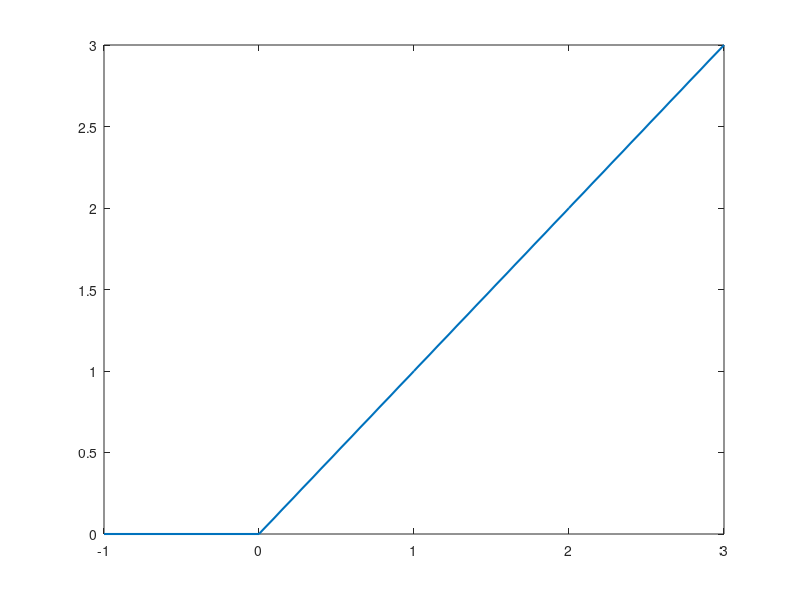

Write MATLAB code to recreate this figure. (Note: this script raises an error after producing the figure.)
% % hold on;
clc
close all
clear all
c = 1;
x  = [ -1 0 1 2 3];
y  = [  0  0 1 2 3];
plot(x,y,'Linewidth',1.5);
xline(0,'--');
xticks([-c, 0])
yticks([0])
%set(gca,'TickLength',[0.02 0.00])
xticklabels([{'-c','0'},'Fontsize',18]);
ax = gca;
ax.FontSize = 21; 
title(['$\tilde \mathbf{e}_i - c$'...
       ' against  $|| \mathbf{x}^* - \hat \mathbf {x} ||_2^2 - c$'],...
       'interpreter','Latex',...
       'Fontsize',17)
ylabel('$\tilde \mathbf{e}_i - c$','interpreter','Latex','Fontsize',21);
xlabel('$|| \mathbf{x}^* - \hat \mathbf {x} ||_2^2 - c$', 'interpreter','Latex','Fontsize',21)
xlim([-1.25 +3])
ylim([-0.05 3])
set(gca,'TickDir','out')
exportgraphics(ax,'defRV.pdf','Resolution',300) 
% hold on;
clc
figure
%close all
%clear all
c = 1;
x  = [-1.25 -1 0 1 1.25];
y  = [0 0  0.5 1 1];
x1 = [-1.25 -1 0 0 0 0 0 0 1 1.25];
y1 = [0 0 0 0.1 0.2 0.3 0.4 0.5 1 1];
plot(x,y,'Linewidth',1.5,'DisplayName','F_X');
hold on
plot(x1,y1,'Linewidth',0.71,'color','r','DisplayName','F_Y');
%xline(0,'--');
xticks([-c,0,c])
yticks([0,0.5,1])
grid('on')
%set(gca,'TickLength',[0.02 0.00])
%xticklabels([{'-1','0','1'},'Fontsize',18]);
ax = gca;
ax.FontSize = 21; 
title(['Example of definition. $c=1$'...
      ],...
       'interpreter','Latex',...
       'Fontsize',15)
Lgnd =  legend('show','Location','northwest');
%ylabel('$Y$','interpreter','Latex','Fontsize',17);
xlabel('$X - c \sim Unif[-1,1]$', 'interpreter','Latex','Fontsize',19)
xlim([-1.25 1.25])
ylim([-0.05 1.25])
set(gca,'TickDir','out')
ax = gca;
ax.FontSize = 17; 
ax = gca;
exportgraphics(ax,'exampleRV.pdf','Resolution',300) 

